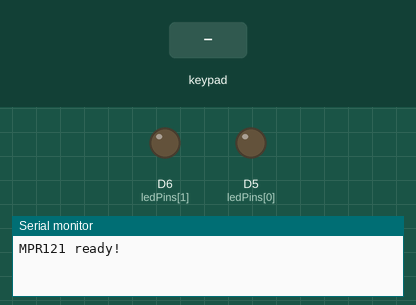
Simulated run of this program. Board: ESP8266 (Wemos D1 mini). On the bench: output pins drawn as LEDs (lit = HIGH), the last lines printed to the serial monitor. Inputs (shaded band) come from the test bench.

Above: at 1.3 s.
1.4 s: key '0' pressed
At 1.9 s:
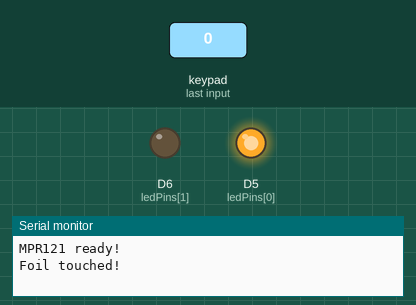
3.5 s: keypad keys 1 2 pressed 0.4 s apart
At 3.8 s:
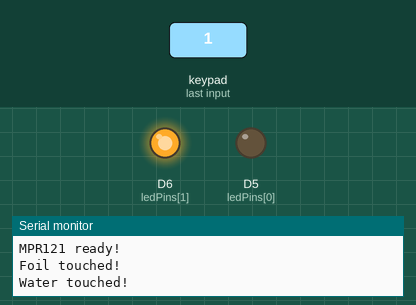
Timing chart, 0 to 6.5 s (numbered marks = the images above; inputs shaded):
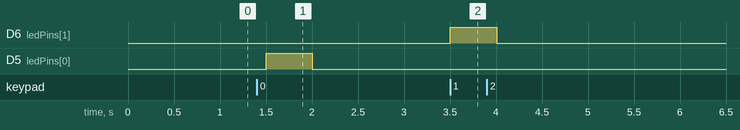

Measured:
- after the input at 1.4 s, D5 (ledPins[0]): LOW → HIGH after 0.10 s, → LOW 0.50 s later
- after the input at 3.5 s, D6 (ledPins[1]): LOW → HIGH at once, → LOW 0.50 s later

The program:

main.cpp
```cpp
#include <Arduino.h>
#include <Wire.h>
#include <Adafruit_MPR121.h>

Adafruit_MPR121 cap = Adafruit_MPR121();

// LED Pins (D5, D6)
const int ledPins[] = {D5, D6}; // GPIO14 and GPIO12

void setup()
{
  Serial.begin(9600);
  Wire.begin(D2, D1);

  for (int i = 0; i < 2; i++)
  {
    pinMode(ledPins[i], OUTPUT);
    digitalWrite(ledPins[i], LOW);
  }

  // Initialize MPR121
  if (!cap.begin(0x5A))
  {
    Serial.println("MPR121 not found!");
    while (1)
      ;
  }
  cap.setThresholds(10, 5);
  Serial.println("MPR121 ready!");
}

void loop()
{
  uint16_t touched = cap.touched();

  // Electrode 0 (Aluminum Foil) → LED 1
  if (touched & (1 << 0))
  {
    digitalWrite(ledPins[0], HIGH);
    Serial.println("Foil touched!");
  }
  else
  {
    digitalWrite(ledPins[0], LOW);
  }

  // Electrode 1 (Water) → LED 2
  if (touched & (1 << 1))
  {
    digitalWrite(ledPins[1], HIGH);
    Serial.println("Water touched!");
  }
  else
  {
    digitalWrite(ledPins[1], LOW);
  }

  delay(500);
}
```
